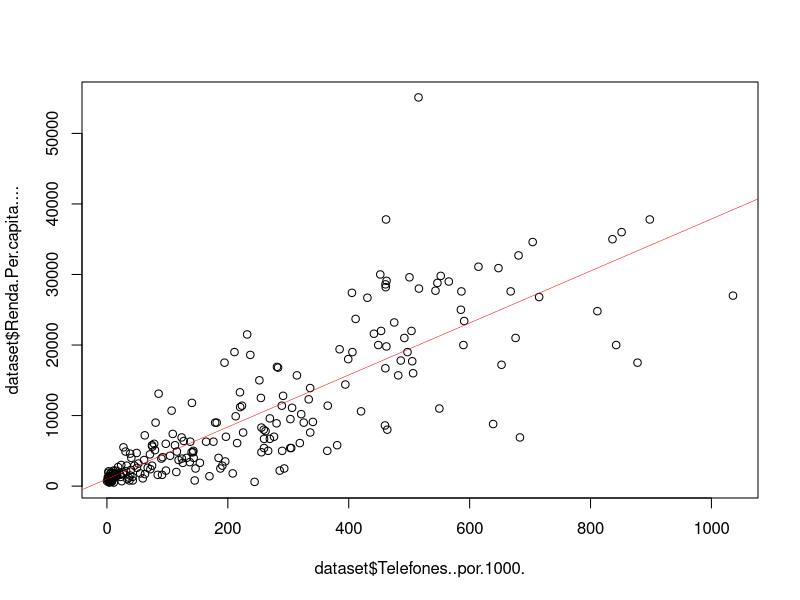
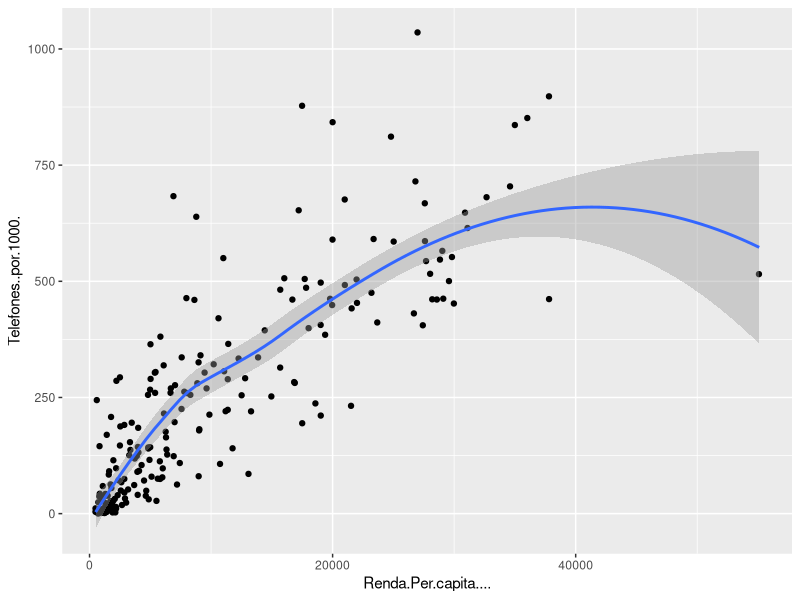
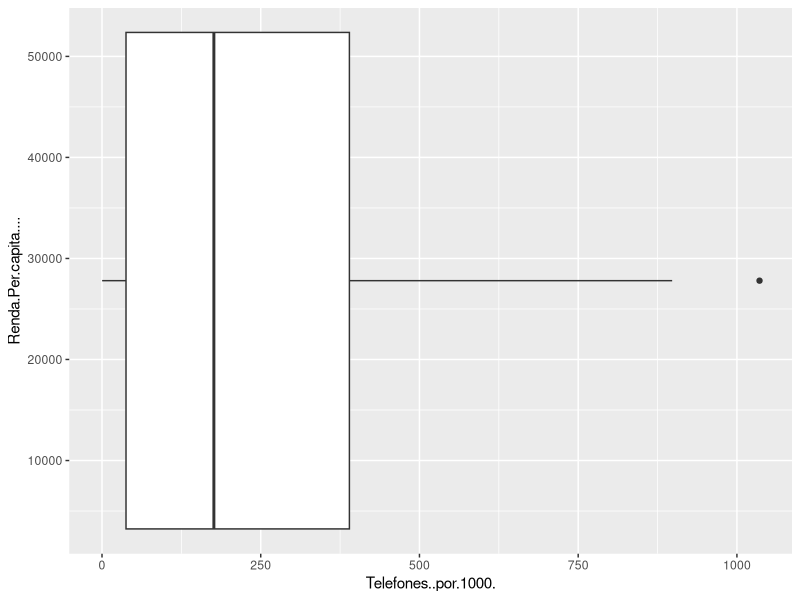

These charts were generated, in order, by the following R code:

dataset <- read.csv("countries of the world (tratado).csv", sep = ";")
View(dataset)

summary(dataset)
str(dataset)

plot(dataset$Telefones..por.1000., dataset$Renda.Per.capita....)
modelo <- lm(dataset$Renda.Per.capita.... ~ dataset$Telefones..por.1000. , data = dataset)
abline(modelo, col="red", lwd = .5)


library(tidyverse)
library(ggplot2)

ggplot(data = dataset) +
  geom_point(mapping = aes(x = Renda.Per.capita...., 
                           y = Telefones..por.1000.), 
             position = "jitter") +
  geom_smooth(mapping = aes(x = Renda.Per.capita...., 
                            y = Telefones..por.1000.))

ggplot(data = dataset, mapping = aes(x = Renda.Per.capita...., 
                                     y = Telefones..por.1000.)) +
  geom_boxplot() +
  coord_flip()


## Quem é esse país (outlier)

which(dataset$Telefones..por.1000. > 1000) # Monaco [1] 139



###################


            
